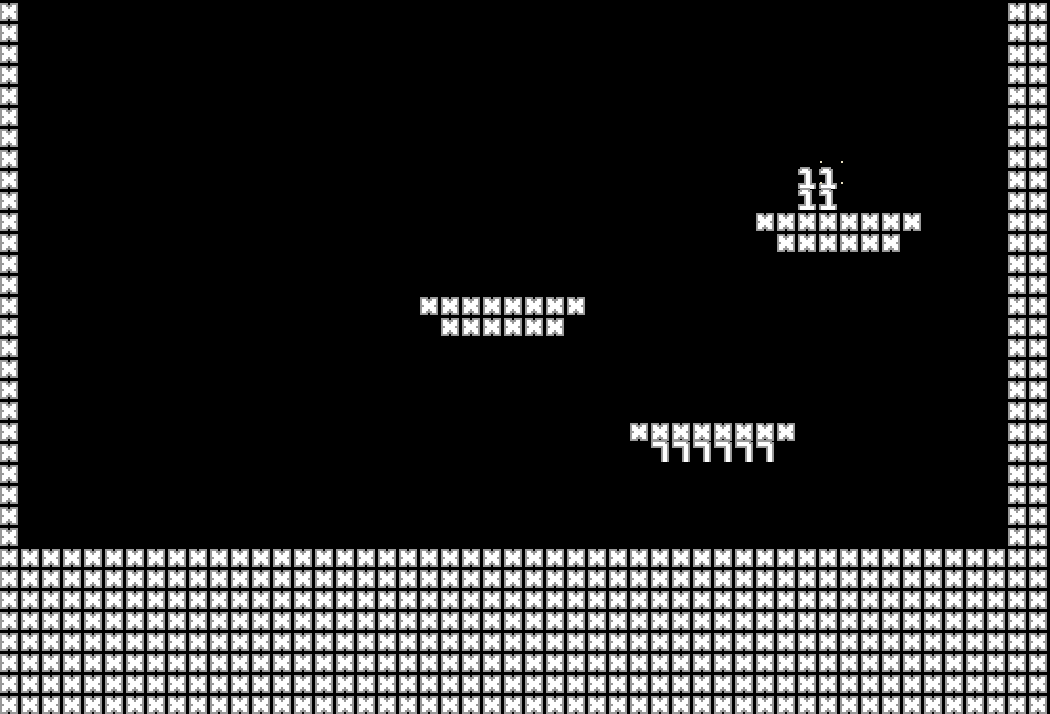

Tiled map render using the project's own tile images. Description and the map definition, with tile-layer contents summarised, below:
An orthogonal 50x34 tile map with 21x21 px tiles, 2 tile layers (collision, trigger).

<map version="1.0" tiledversion="1.0.2" orientation="orthogonal" renderorder="right-down" width="50" height="34" tilewidth="21" tileheight="21" nextobjectid="5">
 <tileset firstgid="1" source="tileset.tsx" />
 <layer name="collision" width="50" height="34">
  <data>[1700 cells, 520 non-empty, 2 distinct tile ids]</data>
 </layer>
 <layer name="trigger" width="50" height="34">
  <data>[1700 cells, 4 non-empty, 1 distinct tile ids]</data>
 </layer>
</map>
